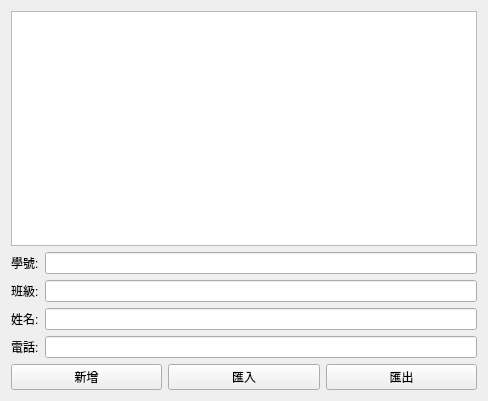
<?xml version="1.0" encoding="UTF-8"?>
<ui version="4.0">
 <class>MyWidget</class>
 <widget class="QWidget" name="MyWidget">
  <property name="geometry">
   <rect>
    <x>0</x>
    <y>0</y>
    <width>488</width>
    <height>401</height>
   </rect>
  </property>
  <property name="windowTitle">
   <string>MyWidget</string>
  </property>
  <layout class="QVBoxLayout" name="verticalLayout_5">
   <item>
    <layout class="QVBoxLayout" name="verticalLayout_3">
     <item>
      <widget class="QTableWidget" name="tableWidget"/>
     </item>
     <item>
      <layout class="QHBoxLayout" name="horizontalLayout">
       <item>
        <layout class="QVBoxLayout" name="verticalLayout">
         <item>
          <widget class="QLabel" name="label">
           <property name="text">
            <string>&lt;html&gt;&lt;head/&gt;&lt;body&gt;&lt;p&gt;學號:&lt;/p&gt;&lt;/body&gt;&lt;/html&gt;</string>
           </property>
          </widget>
         </item>
         <item>
          <widget class="QLabel" name="label_2">
           <property name="text">
            <string>班級:</string>
           </property>
          </widget>
         </item>
         <item>
          <widget class="QLabel" name="label_3">
           <property name="text">
            <string>姓名:</string>
           </property>
          </widget>
         </item>
         <item>
          <widget class="QLabel" name="label_4">
           <property name="text">
            <string>電話:</string>
           </property>
          </widget>
         </item>
        </layout>
       </item>
       <item>
        <layout class="QVBoxLayout" name="verticalLayout_2">
         <item>
          <widget class="QLineEdit" name="lineEdit"/>
         </item>
         <item>
          <widget class="QLineEdit" name="lineEdit_2"/>
         </item>
         <item>
          <widget class="QLineEdit" name="lineEdit_3"/>
         </item>
         <item>
          <widget class="QLineEdit" name="lineEdit_4"/>
         </item>
        </layout>
       </item>
      </layout>
     </item>
     <item>
      <layout class="QHBoxLayout" name="horizontalLayout_2">
       <item>
        <widget class="QPushButton" name="pushButton">
         <property name="text">
          <string>新增</string>
         </property>
        </widget>
       </item>
       <item>
        <widget class="QPushButton" name="pushButton_3">
         <property name="text">
          <string>匯入</string>
         </property>
        </widget>
       </item>
       <item>
        <widget class="QPushButton" name="pushButton_2">
         <property name="text">
          <string>匯出</string>
         </property>
        </widget>
       </item>
      </layout>
     </item>
    </layout>
   </item>
  </layout>
 </widget>
 <resources/>
 <connections/>
</ui>
